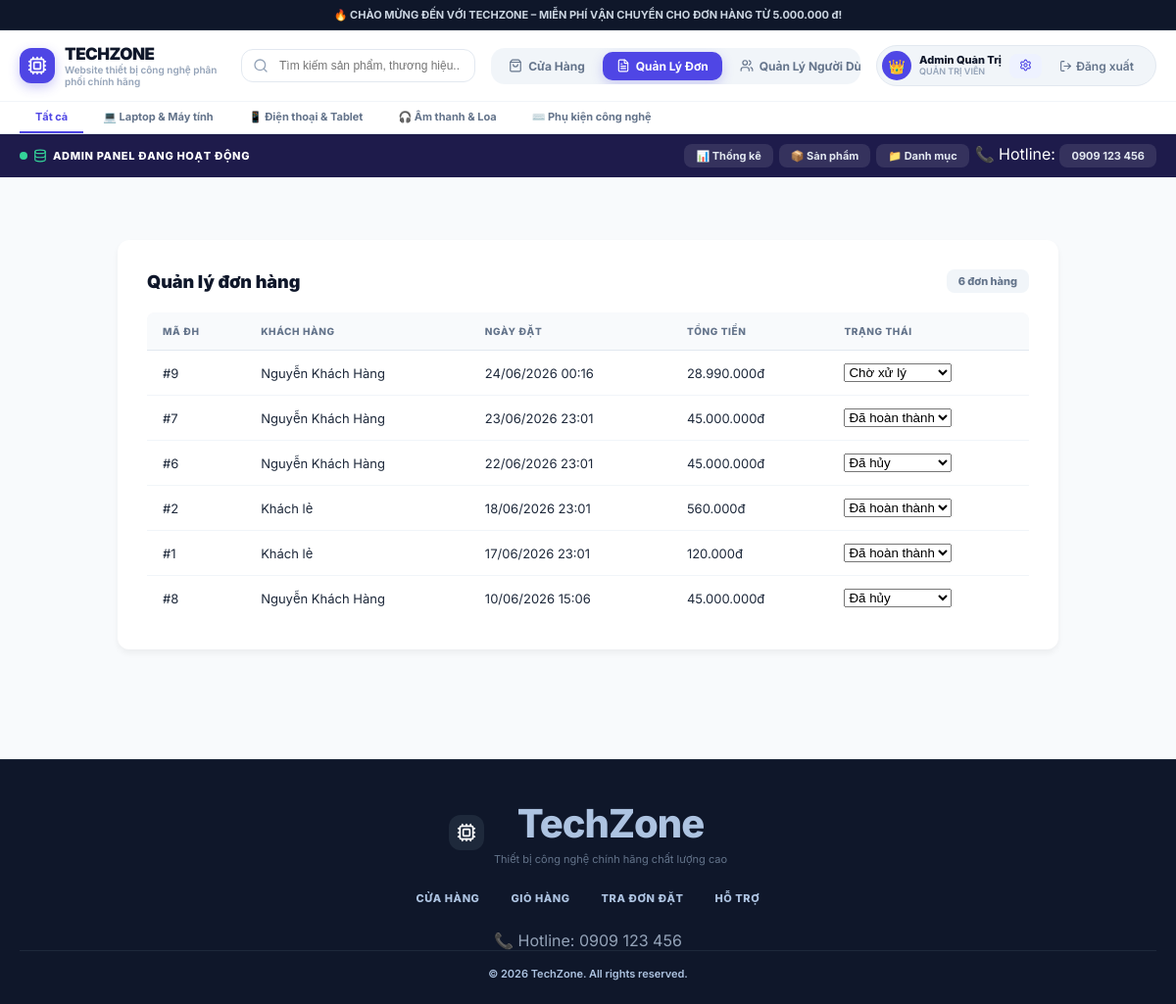
The app's page /admin/orders.php (signed in) with its own data.
### tables this page shows
CREATE TABLE `categories` (
  `id` int(10) UNSIGNED NOT NULL,
  `name` varchar(100) NOT NULL,
  `slug` varchar(100) NOT NULL,
  `icon` varchar(10) DEFAULT '?'
);

CREATE TABLE `orders` (
  `id` int(10) UNSIGNED NOT NULL,
  `order_code` varchar(20) NOT NULL,
  `user_id` int(10) UNSIGNED DEFAULT NULL,
  `customer_name` varchar(100) NOT NULL,
  `customer_phone` varchar(20) NOT NULL,
  `customer_address` text NOT NULL,
  `note` text DEFAULT NULL,
  `subtotal` decimal(15,0) NOT NULL DEFAULT 0,
  `shipping_fee` decimal(15,0) NOT NULL DEFAULT 0,
  `total_price` decimal(15,0) NOT NULL DEFAULT 0,
  `payment_method` enum('qr','cod','momo') NOT NULL DEFAULT 'cod',
  `status` enum('Chờ xử lý','Đang giao','Đã hoàn thành','Đã hủy') NOT NULL DEFAULT 'Chờ xử lý',
  `created_at` datetime NOT NULL DEFAULT current_timestamp(),
  `updated_at` datetime NOT NULL DEFAULT current_timestamp() ON UPDATE current_timestamp()
);

CREATE TABLE `users` (
  `id` int(10) UNSIGNED NOT NULL,
  `fullname` varchar(100) NOT NULL,
  `email` varchar(150) NOT NULL,
  `password` varchar(255) NOT NULL,
  `role` enum('admin','customer') NOT NULL DEFAULT 'customer',
  `phone` varchar(20) DEFAULT NULL,
  `address` text DEFAULT NULL,
  `avatar` varchar(255) DEFAULT NULL,
  `created_at` datetime NOT NULL DEFAULT current_timestamp(),
  `updated_at` datetime NOT NULL DEFAULT current_timestamp() ON UPDATE current_timestamp(),
  `status` tinyint(1) NOT NULL DEFAULT 1
);

### includes/config.php (called while the page is built, shortened)
<?php
function getDB(): PDO {
    static $pdo = null;
    if ($pdo === null) {
        $dsn = sprintf('mysql:host=%s;dbname=%s;charset=%s', DB_HOST, DB_NAME, DB_CHARSET);
        try {
            $pdo = new PDO($dsn, DB_USER, DB_PASS, [
                PDO::ATTR_ERRMODE            => PDO::ERRMODE_EXCEPTION,
                PDO::ATTR_DEFAULT_FETCH_MODE => PDO::FETCH_ASSOC,
                PDO::ATTR_EMULATE_PREPARES   => false,
            ]);
        } catch (PDOException $e) {
            http_response_code(500);
            die(json_encode(['error' => 'Không thể kết nối CSDL: ' . $e->getMessage()]));
        }
    }
    return $pdo;
}
function formatVND(float|int $amount): string {
    return number_format($amount, 0, ',', '.') . ' đ';
}
function currentUser(): ?array {
    return $_SESSION['user'] ?? null;
}
function clean(string $s): string {
    return htmlspecialchars(strip_tags(trim($s)), ENT_QUOTES, 'UTF-8');
}

### admin/orders.php (the view, shortened to what this page needs)
<?php
require_once __DIR__ . '/../includes/config.php';
require_once __DIR__ . '/../includes/header.php';
$sql = "SELECT o.*, u.fullname
        FROM orders o
        LEFT JOIN users u ON o.user_id = u.id
        ORDER BY o.created_at DESC";
$stmt = getDB()->query($sql);
$orders = $stmt->fetchAll();
?>
<div class="container">
    <div class="admin-card">
        <div class="section-header">
            <h1 class="section-title">Quản lý đơn hàng</h1>
            <span class="results-count"><?= count($orders) ?> đơn hàng</span>
        </div>
        <div class="table-container">
            <table class="table data-table">
                <thead>
                    <tr>
                        <th>Mã ĐH</th>
                        <th>Khách hàng</th>
                        <th>Ngày đặt</th>
                        <th>Tổng tiền</th>
                        <th>Trạng thái</th>
                    </tr>
                </thead>
                <tbody>
                    <?php foreach ($orders as $o): ?>
                        <tr>
                            <td>#<?= htmlspecialchars($o['id']) ?></td>
                            <td><?= htmlspecialchars($o['fullname'] ?? 'Khách lẻ') ?></td>
                            <td><?= date('d/m/Y H:i', strtotime($o['created_at'])) ?></td>
                            <td><?= number_format($o['total_price'], 0, ',', '.') ?>đ</td>
                            <td>
                                <form action="update_order_status.php" method="POST" style="margin: 0;">
                                    <select name="status" onchange="this.form.submit()" class="form-select">
                                        <option value="Chờ xử lý" <?= $o['status'] == 'Chờ xử lý' ? 'selected' : '' ?>>Chờ xử
                                            lý</option>
                                        <option value="Đã hoàn thành" <?= $o['status'] == 'Đã hoàn thành' ? 'selected' : '' ?>>
                                            Đã hoàn thành</option>
                                        <option value="Đã hủy" <?= $o['status'] == 'Đã hủy' ? 'selected' : '' ?>>Đã hủy
                                        </option>
                                    </select>
                                </form>
                            </td>
                        </tr>
                    <?php endforeach; ?>
                </tbody>
            </table>
        </div>
    </div>
</div>
<?php require_once __DIR__ . '/../includes/footer.php'; ?>

### includes/header.php (shortened to what this page needs)
<?php
require_once __DIR__ . '/config.php';
$pdo = getDB();
$user = currentUser();
$categories = $pdo->query('SELECT * FROM categories ORDER BY id')->fetchAll();
?>
<!doctype html>
<html lang="vi">
<head>
  <link rel="stylesheet" href="/bainhom/assets/css/style.css">
</head>
<body class="bg-slate-50 text-slate-800 font-sans min-h-screen flex flex-col antialiased overflow-x-hidden">
  <div class="announcement-bar">
    🔥 CHÀO MỪNG ĐẾN VỚI TECHZONE – MIỄN PHÍ VẬN CHUYỂN CHO ĐƠN HÀNG TỪ <?= formatVND(FREE_SHIP_MIN) ?>!
  </div>
  <header class="main-header">
    <div class="header-inner">
      <a href="/bainhom/index.php" class="logo-brand">
        <span class="logo-icon"><i data-lucide="cpu"></i></span>
        <div>
          <h1 class="logo-title">TechZone</h1>
          <p class="logo-sub">Website thiết bị công nghệ phân phối chính hãng</p>
        </div>
      </a>
      <form action="/bainhom/index.php" method="GET" class="header-search">
        <input type="text" name="q" value="<?= clean($_GET['q'] ?? '') ?>" placeholder="Tìm kiếm sản phẩm, thương hiệu..." />
      </form>
      <nav class="main-nav">
        <a href="/bainhom/index.php" class="nav-link <?= (basename($_SERVER['PHP_SELF']) === 'index.php' && !isset($_GET['page'])) ? 'active' : '' ?>">
          <i data-lucide="shopping-bag"></i><span>Cửa Hàng</span>
        </a>
        <?php if ($user): ?>
          <?php if ($user['role'] === 'admin'): ?>
            <a href="/bainhom/admin/orders.php" class="nav-link <?= strpos($_SERVER['REQUEST_URI'], '/admin/orders.php') !== false ? 'active' : '' ?>">
              <i data-lucide="file-text"></i><span>Quản Lý Đơn</span>
            </a>
            <a href="/bainhom/admin/users.php" class="nav-link <?= strpos($_SERVER['REQUEST_URI'], '/admin/users.php') !== false ? 'active' : '' ?>">
              <i data-lucide="users"></i><span>Quản Lý Người Dùng</span>
            </a>
          <?php endif; ?>
        <?php endif; ?>
      </nav>
      <div class="user-controls">
        <?php if ($user): ?>
          <div class="user-chip">
            <span class="user-avatar"><?= $user['role'] === 'admin' ? '👑' : '👤' ?></span>
            <div class="user-info">
              <span class="user-name"><?= clean($user['fullname']) ?></span>
              <span class="user-role"><?= $user['role'] === 'admin' ? 'Quản Trị Viên' : 'Khách Hàng' ?></span>
            </div>
            <?php if ($user['role'] === 'admin'): ?>
              <a href="/bainhom/admin/" class="btn-sm btn-indigo" title="Admin Panel">
                <i data-lucide="settings"></i>
              </a>
            <?php endif; ?>
            <a href="/bainhom/controllers/auth.php?action=logout" class="btn-sm btn-ghost" title="Đăng xuất" style="display: flex; align-items: center; gap: 4px;">
              <i data-lucide="log-out"></i>
              <span style="font-size: 12px; font-weight: 600;">Đăng xuất</span>
            </a>
          </div>
        <?php endif; ?>
      </div>
    </div>
    <div class="category-bar">
      <div class="category-bar-inner">
        <a href="/bainhom/index.php" class="cat-link <?= !isset($_GET['cat']) ? 'active' : '' ?>">Tất cả</a>
        <?php foreach ($categories as $cat): ?>
          <a href="/bainhom/index.php?cat=<?= $cat['slug'] ?>" class="cat-link <?= ($_GET['cat'] ?? '') === $cat['slug'] ? 'active' : '' ?>">
            <?= $cat['icon'] ?>   <?= clean($cat['name']) ?>
          </a>
        <?php endforeach; ?>
      </div>
    </div>
  </header>
  <?php if ($user && $user['role'] === 'admin'): ?>
    <div class="admin-bar">
      <div class="admin-bar-inner">
        <span class="admin-bar-label">
          <span class="pulse-dot"></span>
          <i data-lucide="database"></i> ADMIN PANEL ĐANG HOẠT ĐỘNG
        </span>
        <div class="admin-bar-links">
          <a href="/bainhom/admin/index.php">📊 Thống kê</a>
          <a href="/bainhom/admin/products.php">📦 Sản phẩm</a>
          <a href="/bainhom/admin/categories.php">📁 Danh mục</a>
          <span>📞 Hotline: <a href="tel:0909123456">0909 123 456</a></span>
        </div>
      </div>
    </div>
  <?php endif; ?>
  <main class="main-content">

### records on screen
categories: icon "💻", name "Laptop & Máy tính"
categories: icon "📱", name "Điện thoại & Tablet"
categories: icon "🎧", name "Âm thanh & Loa"
categories: icon "⌨️", name "Phụ kiện công nghệ"
orders: id "9", user.fullname "Nguyễn Khách Hàng", created_at "24/06/2026 00:16", total_price "28.990.000", status "Chờ xử lý"
orders: id "7", user.fullname "Nguyễn Khách Hàng", created_at "23/06/2026 23:01", total_price "45.000.000", status "Đã hoàn thành"
orders: id "6", user.fullname "Nguyễn Khách Hàng", created_at "22/06/2026 23:01", total_price "45.000.000", status "Đã hủy"
orders: id "2", fullname "Khách lẻ", created_at "18/06/2026 23:01", total_price "560.000", status "Đã hoàn thành"
orders: id "1", fullname "Khách lẻ", created_at "17/06/2026 23:01", total_price "120.000", status "Đã hoàn thành"
orders: id "8", user.fullname "Nguyễn Khách Hàng", created_at "10/06/2026 15:06", total_price "45.000.000", status "Đã hủy"

### other values on screen
formatVND(FREE_SHIP_MIN) "5.000.000 đ"
$user['fullname'] "Admin Quản Trị"
count($orders) "6"
